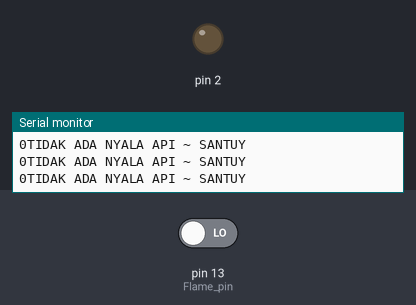
A sketch run on a simulated Arduino Uno, built with avr-gcc and run on an emulated ATmega328P. Shown: output pins drawn as LEDs (lit = HIGH), the last lines printed to the serial monitor. Inputs (shaded band) come from the test bench; at power-on: pin 13 (Flame_pin) LOW.

Above: at 1.8 s.
1.9 s: pin 13 (Flame_pin) driven HIGH
At 2.4 s:
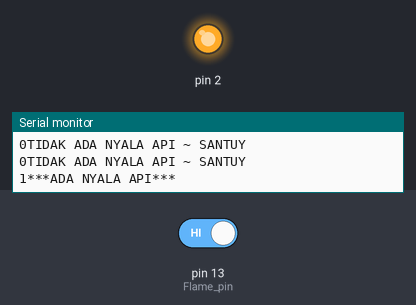
3.5 s: pin 13 (Flame_pin) driven LOW
At 4.8 s:
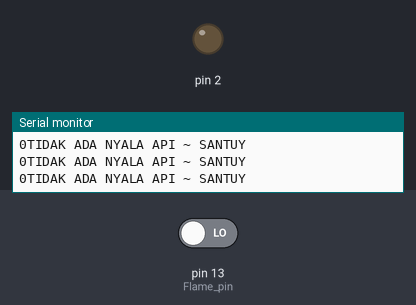
Timing chart, 0 to 6.5 s (numbered marks = the images above; inputs shaded):
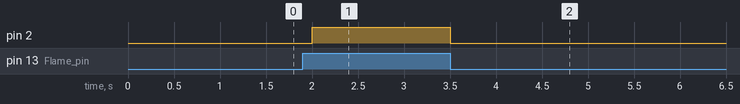

Measured:
- after the input at 1.9 s, pin 2: LOW → HIGH after 0.10 s
- after the input at 3.5 s, pin 2: HIGH → LOW at once

The sketch:

sensorflame3.ino
```cpp
#define Flame_pin 13
int flame_value;

void setup(){
  Serial.begin(9600);
  pinMode(2,OUTPUT);
}

void loop(){
  flame_value = digitalRead(Flame_pin);
  Serial.print(flame_value);
  if (flame_value==HIGH){
    digitalWrite(2,HIGH);
    Serial.println("***ADA NYALA API***");
    delay(500);

  }
  else{
    digitalWrite(2,LOW);
    Serial.println("TIDAK ADA NYALA API ~ SANTUY");
    delay(500);
  }
}
```
